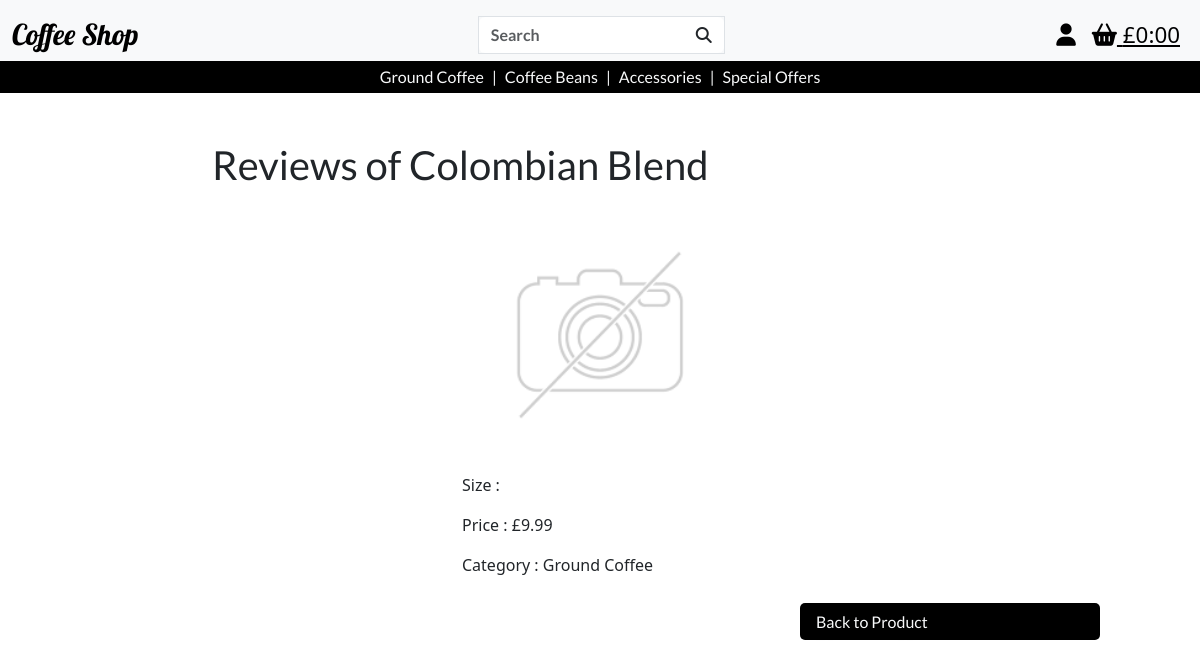
Page /reviews/1/ on the earlier database version.
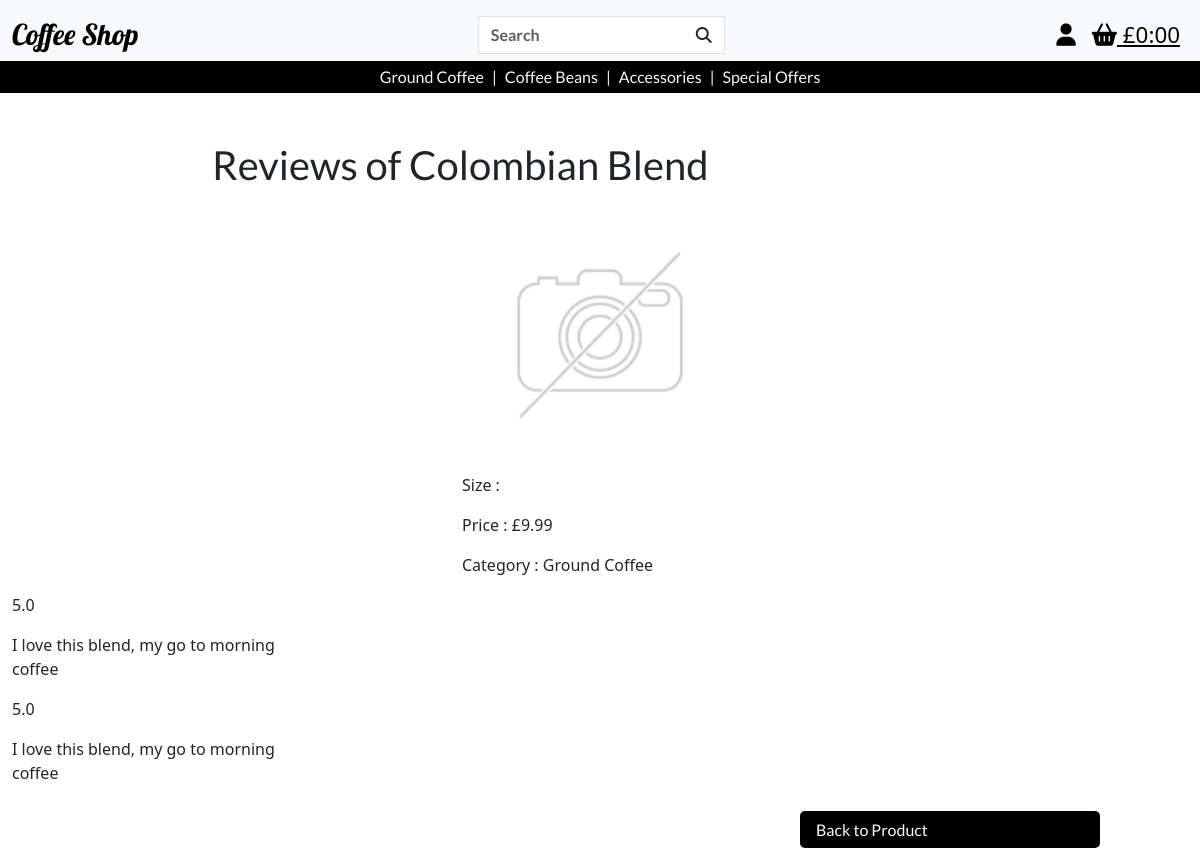
Same page on the later database version.
### products/models.py (models this page shows, shortened)
class Product(models.Model):
    category = models.ForeignKey(
        'Category', null=True, blank=True, on_delete=models.SET_NULL)
    sku = models.CharField(max_length=254, null=True, blank=True)
    product_name = models.CharField(max_length=254)
    description = models.TextField()
    price = models.DecimalField(max_digits=6, decimal_places=2)
    image_url = models.URLField(max_length=1024, null=True, blank=True)
    image = models.ImageField(null=True, blank=True)

class Category(models.Model):
    class Meta:
        verbose_name_plural = 'Categories'
    name = models.CharField(max_length=254)
    friendly_name = models.CharField(max_length=254, null=True, blank=True)

### reviews/models.py (models this page shows, shortened)
class Reviews(models.Model):
    product = models.ForeignKey('products.Product', on_delete=models.SET_NULL, null=True, blank=False, related_name='reviews')
    user = models.ForeignKey(
        UserProfile, on_delete=models.CASCADE, null=False, blank=False, related_name='reviews'
    )
    review = models.TextField(max_length=1000, blank=True)
    rating = models.FloatField(validators=[MinValueValidator(
        1), MaxValueValidator(5)], null=False, blank=False)
    created_at = models.DateTimeField(auto_now_add=True)
    updated_at = models.DateTimeField(auto_now=True)

### reviews/views.py (the view)
# urls.py: path('<int:product_id>/', views.product_reviews, name='product_reviews'),
def product_reviews(request, product_id):
    product = get_object_or_404(Product, pk=product_id)
    reviews = product.reviews.all()
    context = {
        'product': product,
        'reviews': reviews,
    }
    return render(request, 'reviews/product_reviews.html', context)

### bag/contexts.py (called while the page is built, shortened)
def bag_contents(request):
    bag_items = []
    total = 0
    product_count = 0
    bag = request.session.get('bag', {})
    if total < settings.FREE_DELIVERY_THRESHOLD:
        delivery = total * Decimal(settings.STANDARD_DELIVERY_PERCENTAGE / 100)
        free_delivery_delta = settings.FREE_DELIVERY_THRESHOLD - total
    else:
        delivery = 0
        free_delivery_delta = 0
    grand_total = delivery + total
    context = {
        'bag_items' : bag_items,
        'total' : total,
        'product_count' : product_count,
        'delivery': delivery,
        'free_delivery_delta' : free_delivery_delta,
        'free_delivery_threshold' : settings.FREE_DELIVERY_THRESHOLD,
        'grand_total' : grand_total,
    }
    return context

### reviews/templates/reviews/product_reviews.html (shortened to what this page needs)
{% extends 'base.html' %} {% load static %} {% block extra_css %}
<link rel="stylesheet" href="{% static 'css/products.css' %}" />
{% endblock%} {% block content %}
<div class="container-fluid">
  <div class="row justify-content-center">
    <div class="col-8 mt-5 products-header">
      <h1>Reviews of {{ product.product_name }}</h1>
    </div>
  </div>
  <div class="row justify-content-center">
    <div class="col-8 col-sm-3 product-details-container">
      {% if product.image %}
      <a href="{{ product.image.url }}" target="_blank">
        <img
          class="card-img-top img-fluid"
          src="{{ product.image.url }}"
          alt="{{ product.name }}"
        />
      </a>
      {% else %}
      <a href="{{ MEDIA_URL }}noimage.png" target="_blank">
        <img
          class="card-img-top img-fluid"
          src="{{ MEDIA_URL }}noimage.png"
          alt="{{ product.name }}"
        />
      </a>
      {% endif %}
      <p class="">Size :</p>
      <p class="">Price : £{{ product.price }}</p>
      {% if product.category %}
      <p class="">Category : {{ product.category.friendly_name }}</p>
      {% endif %}
    </div>
  </div>
  <div class="col-8 col-sm-3">
    {% for review in reviews %}
        <p>{{ review.rating }}</p>
        <p>{{ review.review }}</p>
    {% endfor %}
  </div>
    <div class="row">
      <a href="{% url 'product_detail' product.id %}" class="col-3 offset-8 products-button">Back to Product</a>
    </div>
  </div>
  {% endblock %}

### templates/base.html (shortened to what this page needs)
{% load static %}
<!DOCTYPE html>
<html lang="en">
  <head>
    {% block corecss %}
    <link
      href="https://cdn.jsdelivr.net/npm/bootstrap@5.3.3/dist/css/bootstrap.min.css"
      rel="stylesheet"
    />
    <link rel="stylesheet" href="{% static 'css/base.css' %}" />
    {% endblock %} {% block extra_css %} {% endblock %}
  </head>
  <body>
    <header>
      {% include 'includes/full_screen_nav.html' %}
    </header>
     {% block page_header %} {% endblock %} {% block content %}
    {% endblock %}
  </body>
</html>

### templates/includes/full_screen_nav.html (shortened to what this page needs)
<nav class="navbar bg-body-tertiary d-none d-sm-block">
  <div class="container-fluid">
    <a class="navbar-brand site-logo" href="{% url 'home' %}">Coffee Shop</a>
    <form class="d-flex mx-auto border" role="search" method="GET" action="{% url 'products' %}">
      <div class="input-group">
        <input
          class="form-control border-0 search-bar-text"
          type="text"
          name="q"
          placeholder="Search"
          aria-label="Search"
        />
        <button class="btn bg-white border-0" type="submit">
          <i class="fa-solid fa-magnifying-glass"></i>
        </button>
      </div>
    </form>
    <a
      class="p-2 navbar-icon"
      href="#"
      id="user-options"
      data-bs-toggle="dropdown"
      aria-haspopup="true"
      aria-expanded="false"
      ><i class="fa-solid fa-user"></i
    ></a>
    <a
      class="p-2 navbar-icon"
      href="#"
      id="basket-options"
      data-bs-toggle="dropdown"
      aria-haspopup="true"
      aria-expanded="false"
      ><i class="fa-solid fa-basket-shopping"></i
    >{%if grand_total %}
      £{{ grand_total|floatformat:2 }}
     {% else %}
      £0:00
     {% endif %}</a>
  </div>
  <div class="container-fluid sec-navbar">
    <div class="mx-auto d-flex py-1">
      <a
        class="shop-cat-nav shop-cat-nav-link d-inline-flex align-items-center"
        href="{% url 'products'%}?category=ground_coffee"
        >Ground Coffee</a
      >
      <p class="shop-cat-nav d-inline-flex mx-2 my-0 align-items-center">|</p>
      <a
        class="shop-cat-nav shop-cat-nav-link d-inline-flex align-items-center"
        href="{% url 'products'%}?category=coffee_beans"
        >Coffee Beans</a
      >
      <p class="shop-cat-nav d-inline-flex mx-2 my-0 align-items-center">|</p>
      <a
        class="shop-cat-nav shop-cat-nav-link d-inline-flex align-items-center"
        href="{% url 'products'%}?category=accessories"
        >Accessories</a
      >
      <p class="shop-cat-nav d-inline-flex mx-2 my-0 align-items-center">|</p>
      <a
        class="shop-cat-nav shop-cat-nav-link d-inline-flex align-items-center"
        href="{% url 'products'%}?category=special_offers"
        >Special Offers</a
      >
    </div>
  </div>
</nav>

### static/css/base.css (style rules this page uses)
.site-logo { font-size: 1.8rem; font-family: "lobster", serif; }
.search-bar-text { font-family: "lato", sans-serif; font-weight: 600; }
.navbar-icon { font-size: 1.4rem; color: black; }
.sec-navbar { background-color: black; font-family: "lato", sans-serif; }
.shop-cat-nav { text-decoration: none; color: #f8f9fa; }
nav { padding-bottom: 0 !important; }
.products-button { color: #f8f9fa; font-family: "lato", sans-serif; font-weight: 400; text-shadow: 0 0 6px #000000, 0 0 9px #000000, 0 0 12px #000000; text-decoration: none; background-color: black; padding: 0.4rem 1rem; border-radius: 5px; margin-top: 10px; }

### static/css/products.css (style rules this page uses)
.products-header { font-family: 'lato', sans-serif; }
.products-button { color: #f8f9fa; font-family: 'lato', sans-serif; font-weight: 400; text-shadow: 0 0 6px #000000, 0 0 9px #000000, 0 0 12px #000000; text-decoration: none; background-color: black; padding: 0.4rem 1rem; border-radius: 5px; margin-top: 10px; }

Differences in the rows shown:
added Reviews: rating "5.0", review "I love this blend, my go to morning coffee"
added Reviews: rating "5.0", review "I love this blend, my go to morning coffee"
